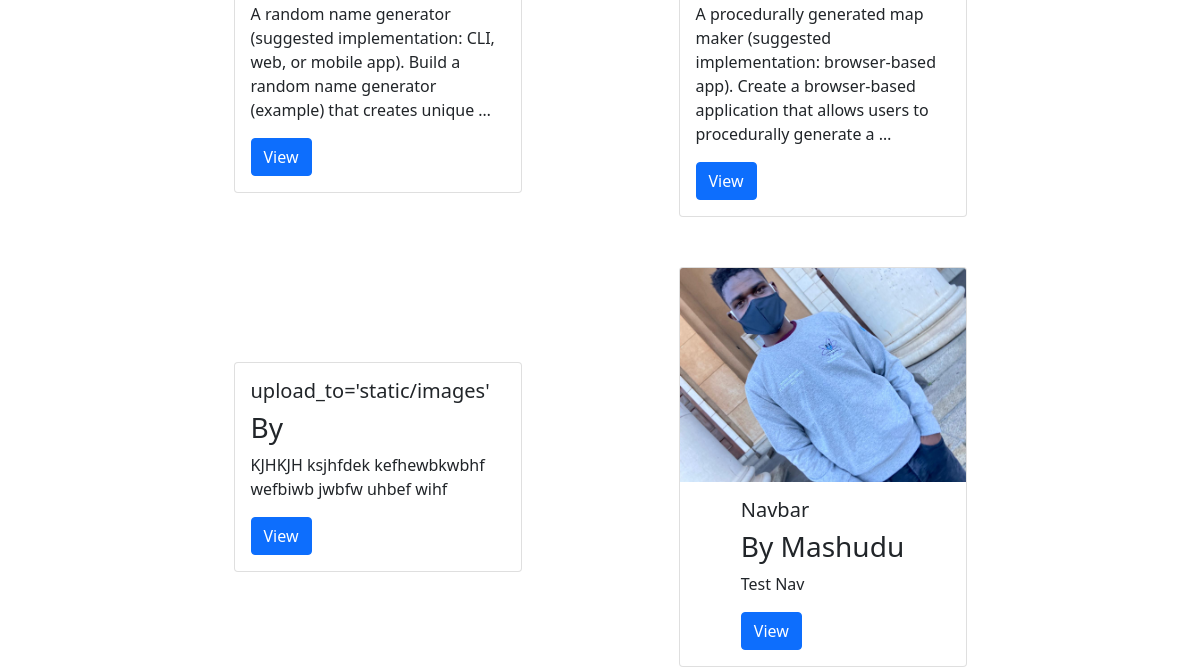
Page /projects/ (lower part) on the earlier database version.
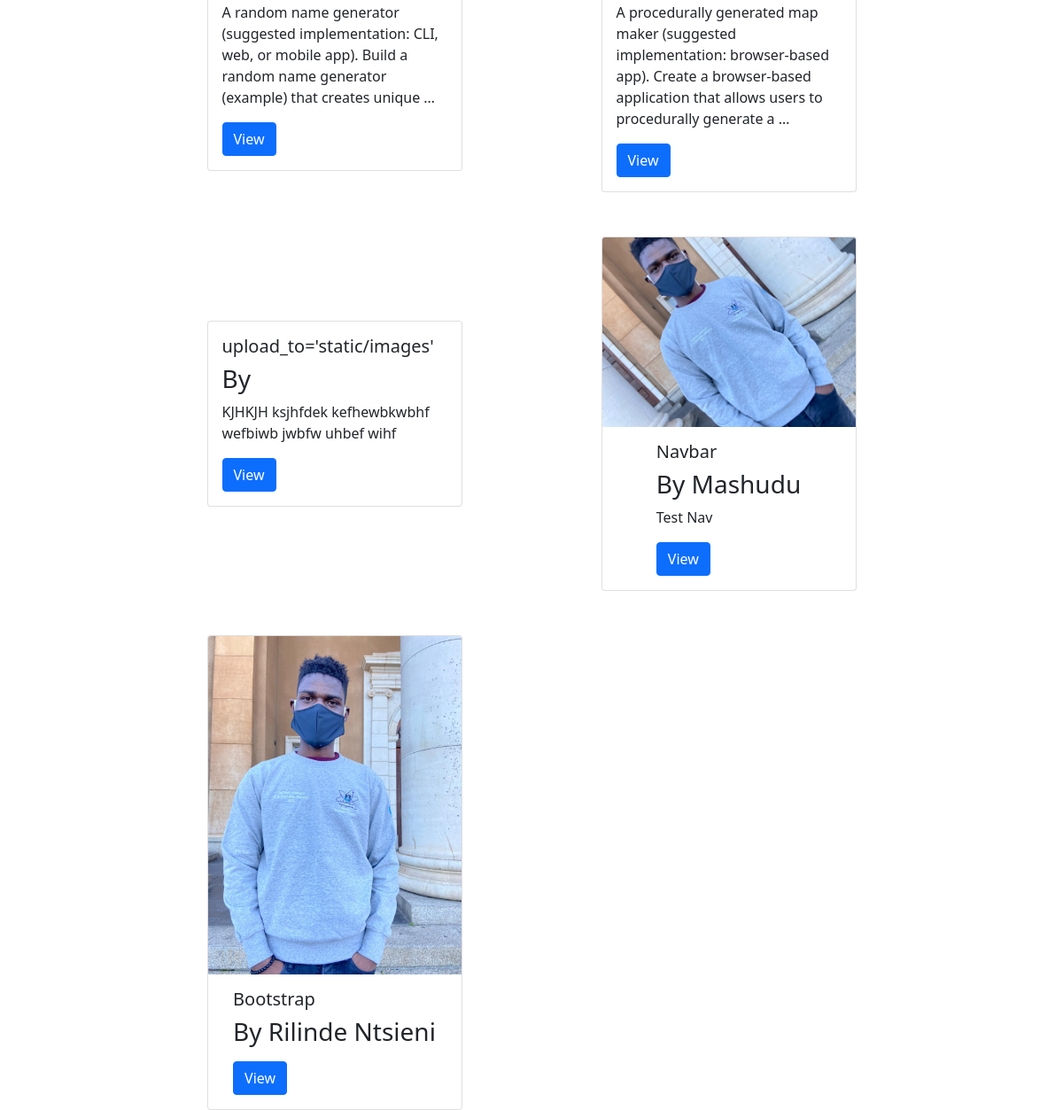
Same page on the later database version.
### project/models.py (models this page shows, shortened)
class Project(models.Model):
    id = models.UUIDField(default=uuid.uuid4, editable=False, null=False, blank=False, primary_key=True)
    title = models.CharField(null=False, blank=False, max_length=200)
    description = models.TextField(null=True, blank=True)
    owner = models.ForeignKey(Profile, on_delete=models.SET_NULL, null=True, blank=True)
    featured_image = models.ImageField(null=True, blank=True, default='Design.JPG', upload_to='static/images/')
    demo_link = models.CharField(null=True, blank=True, max_length=200)
    source_code = models.CharField(null=True, blank=True, max_length=200)
    created = models.DateTimeField(auto_now_add=True)
    tags = models.ManyToManyField('Tag', blank=True)

### users/models.py (models this page shows, shortened)
class Profile(models.Model):
    id = models.UUIDField(default=uuid.uuid4, editable=False, null=False, blank=False, primary_key=True)
    user = models.OneToOneField(User, on_delete=models.SET_NULL, null=True, blank=True)
    name = models.CharField(max_length=200, null=True, blank=True)
    email = models.EmailField(max_length=500, null=True, blank=True)
    short_intro = models.CharField(max_length=200, null=True, blank=True)
    bio = models.TextField(null=True, blank=True)
    profile_image = models.ImageField(null=True, blank=True, upload_to='static/images/profiles/')

### project/views.py (the view)
# urls.py: path('projects/', views.projects, name='projects'),
def projects(request):
    projects = Project.objects.all()
    context = {"projects":projects}
    return render(request, 'project/projects.html', context)

### project/templates/project/projects.html (shortened to what this page needs)
<!DOCTYPE html>
{% extends 'home.html' %} {% load static %}
    {% block cont %}
    <div
      style="
        display: grid;
        grid-template-columns: repeat(2, 1fr);
        grid-gap: 50px;
      "
    >
      {% for project in projects %}
      <div class="card" style="width: 18rem">
        {% if project.featured_image %}
        <img src="{{project.featured_image.url}}" class="card-img-top" alt="" />
        {% else %}
        <img src="{% static 'images/b.jpeg' %}" class="card-img-top" alt="" />
        {% endif %}
        <div class="card-body">
          <h5 class="card-title">{{project.title}}</h5>
          <h3>By {{project.owner.name}}</h3>
          <p class="card-text">{{project.description|truncatewords:20}}</p>
          <a href="{% url 'project' project.id %}" class="btn btn-primary"
            >View</a
          >
        </div>
      </div>
      {% endfor %}
    </div>
  </body>
</html>
{% endblock %}

Differences in the rows shown:
added Project: featured_image (picture), title "Bootstrap", owner.name "Rilinde Ntsieni"
